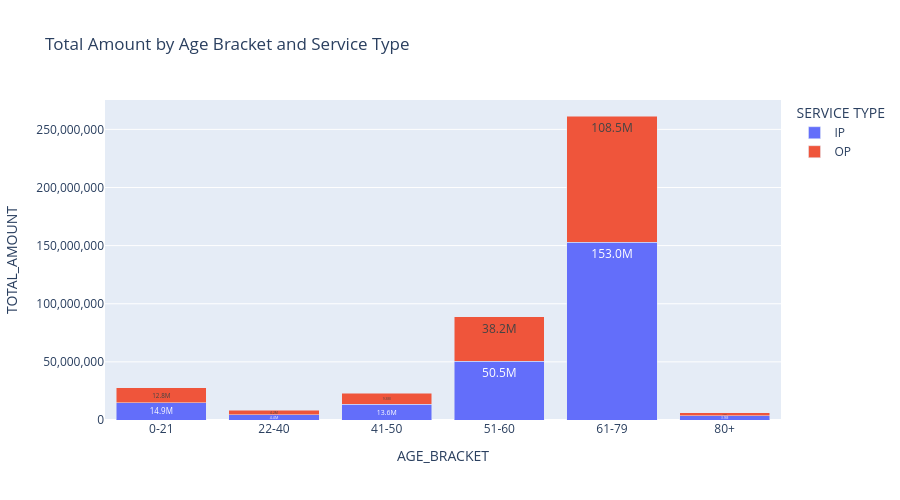
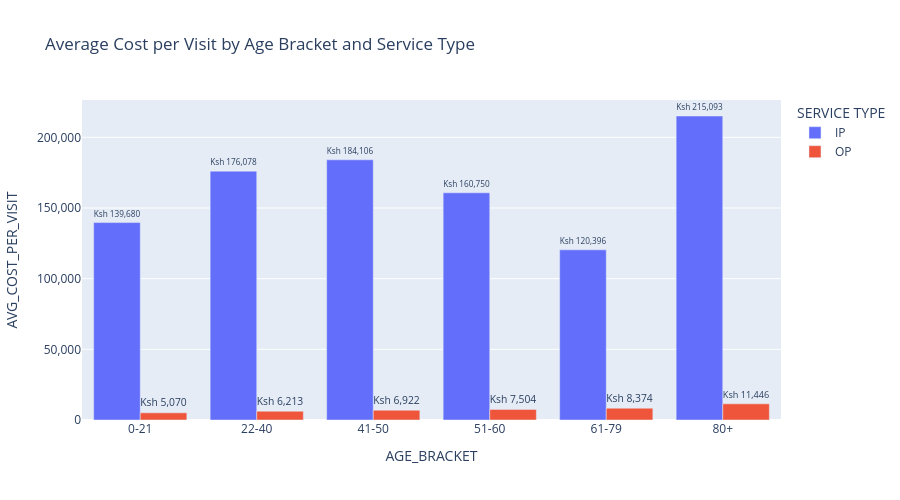

Notebook source saved alongside these figures, in order:
### Markdown cell above
## 6. Age Bracket × Service Type Analysis (with Averages)

For each age bracket, we break down by service type (OP / IP) to see:
- Total amount, unique visits, unique members
- Average cost per visit
- Average cost per member

This helps identify which age groups drive high costs per service type.

### Code cell
# Group by age bracket and service type
age_service = df.groupby(['AGE_BRACKET', 'SERVICE TYPE']).agg(
    TOTAL_AMOUNT=('AMOUNT', 'sum'),
    UNIQUE_VISITS=('VISIT_KEY', 'nunique'),
    UNIQUE_MEMBERS=('MEMBER NUMBER', 'nunique')
).reset_index()

# Compute averages
age_service['AVG_COST_PER_VISIT'] = age_service['TOTAL_AMOUNT'] / age_service['UNIQUE_VISITS']
age_service['AVG_COST_PER_MEMBER'] = age_service['TOTAL_AMOUNT'] / age_service['UNIQUE_MEMBERS']

# Sort for meaningful display
age_service = age_service.sort_values(['AGE_BRACKET', 'SERVICE TYPE'])

# Create a pivot table style display
# We'll create two views: one for amount/visits and one for averages
pivot_amount = age_service.pivot(index='AGE_BRACKET', columns='SERVICE TYPE', values='TOTAL_AMOUNT').fillna(0)
pivot_visits = age_service.pivot(index='AGE_BRACKET', columns='SERVICE TYPE', values='UNIQUE_VISITS').fillna(0)
pivot_members = age_service.pivot(index='AGE_BRACKET', columns='SERVICE TYPE', values='UNIQUE_MEMBERS').fillna(0)
pivot_avg_visit = age_service.pivot(index='AGE_BRACKET', columns='SERVICE TYPE', values='AVG_COST_PER_VISIT').fillna(0)
pivot_avg_member = age_service.pivot(index='AGE_BRACKET', columns='SERVICE TYPE', values='AVG_COST_PER_MEMBER').fillna(0)

# Format for display
def format_ksh(x):
    return f"Ksh {x:,.0f}"

def format_number(x):
    return f"{x:,.0f}"

print("### Total Amount by Age Bracket and Service Type\n")
display(pivot_amount.applymap(format_ksh))

print("\n### Unique Visits by Age Bracket and Service Type\n")
display(pivot_visits.applymap(format_number))

print("\n### Average Cost per Visit (Ksh) by Age Bracket and Service Type\n")
display(pivot_avg_visit.applymap(lambda x: f"Ksh {x:,.2f}"))

print("\n### Average Cost per Member (Ksh) by Age Bracket and Service Type\n")
display(pivot_avg_member.applymap(lambda x: f"Ksh {x:,.2f}"))

# Visualisation: Stacked bar chart of amount by age bracket, split by service type
fig_age_service = px.bar(
    age_service,
    x='AGE_BRACKET',
    y='TOTAL_AMOUNT',
    color='SERVICE TYPE',
    title='Total Amount by Age Bracket and Service Type',
    text=age_service['TOTAL_AMOUNT'].apply(lambda x: f'{x/1e6:.1f}M'),
    barmode='stack'
)
fig_age_service.update_traces(textposition='inside')
fig_age_service.update_layout(yaxis_tickformat=',.0f', height=500)
fig_age_service.show()

# Bar chart for average cost per visit by age bracket
fig_avg_visit = px.bar(
    age_service,
    x='AGE_BRACKET',
    y='AVG_COST_PER_VISIT',
    color='SERVICE TYPE',
    title='Average Cost per Visit by Age Bracket and Service Type',
    barmode='group',
    text=age_service['AVG_COST_PER_VISIT'].apply(lambda x: f'Ksh {x:,.0f}')
)
fig_avg_visit.update_traces(textposition='outside')
fig_avg_visit.update_layout(yaxis_tickformat=',.0f', height=500)
fig_avg_visit.show()

### Figure 1 — Plotly figure (JSON) as saved in the notebook; plotly's stock layout.template omitted (floating-point values rounded to 4 significant figures)
{"data": [{"alignmentgroup": "True", "hovertemplate": "SERVICE TYPE=IP<br>AGE_BRACKET=%{x}<br>TOTAL_AMOUNT=%{y}<br>text=%{text}<extra></extra>", "legendgroup": "IP", "marker": {"color": "#636efa", "pattern": {"shape": ""}}, "name": "IP", "offsetgroup": "IP", "orientation": "v", "showlegend": true, "text": ["14.9M", "4.4M", "13.6M", "50.5M", "153.0M", "3.9M"], "textposition": "inside", "type": "bar", "x": ["0-21", "22-40", "41-50", "51-60", "61-79", "80+"], "xaxis": "x", "y": [14950000.0, 4402000.0, 13620000.0, 50480000.0, 153023543, 3872000.0], "yaxis": "y"}, {"alignmentgroup": "True", "hovertemplate": "SERVICE TYPE=OP<br>AGE_BRACKET=%{x}<br>TOTAL_AMOUNT=%{y}<br>text=%{text}<extra></extra>", "legendgroup": "OP", "marker": {"color": "#EF553B", "pattern": {"shape": ""}}, "name": "OP", "offsetgroup": "OP", "orientation": "v", "showlegend": true, "text": ["12.8M", "4.2M", "9.3M", "38.2M", "108.5M", "2.2M"], "textposition": "inside", "type": "bar", "x": ["0-21", "22-40", "41-50", "51-60", "61-79", "80+"], "xaxis": "x", "y": [12850000.0, 4181000.0, 9331000.0, 38220000.0, 108500000.0, 2186000.0], "yaxis": "y"}], "layout": {"barmode": "stack", "height": 500, "legend": {"title": {"text": "SERVICE TYPE"}, "tracegroupgap": 0}, "title": {"text": "Total Amount by Age Bracket and Service Type"}, "xaxis": {"anchor": "y", "domain": [0, 1], "title": {"text": "AGE_BRACKET"}}, "yaxis": {"anchor": "x", "domain": [0, 1], "tickformat": ",.0f", "title": {"text": "TOTAL_AMOUNT"}}}}

### Figure 2 — Plotly figure (JSON) as saved in the notebook; plotly's stock layout.template omitted (floating-point values rounded to 4 significant figures)
{"data": [{"alignmentgroup": "True", "hovertemplate": "SERVICE TYPE=IP<br>AGE_BRACKET=%{x}<br>AVG_COST_PER_VISIT=%{y}<br>text=%{text}<extra></extra>", "legendgroup": "IP", "marker": {"color": "#636efa", "pattern": {"shape": ""}}, "name": "IP", "offsetgroup": "IP", "orientation": "v", "showlegend": true, "text": ["Ksh 139,680", "Ksh 176,078", "Ksh 184,106", "Ksh 160,750", "Ksh 120,396", "Ksh 215,093"], "textposition": "outside", "type": "bar", "x": ["0-21", "22-40", "41-50", "51-60", "61-79", "80+"], "xaxis": "x", "y": [139700.0, 176100.0, 184100.0, 160700.0, 120400.0, 215100.0], "yaxis": "y"}, {"alignmentgroup": "True", "hovertemplate": "SERVICE TYPE=OP<br>AGE_BRACKET=%{x}<br>AVG_COST_PER_VISIT=%{y}<br>text=%{text}<extra></extra>", "legendgroup": "OP", "marker": {"color": "#EF553B", "pattern": {"shape": ""}}, "name": "OP", "offsetgroup": "OP", "orientation": "v", "showlegend": true, "text": ["Ksh 5,070", "Ksh 6,213", "Ksh 6,922", "Ksh 7,504", "Ksh 8,374", "Ksh 11,446"], "textposition": "outside", "type": "bar", "x": ["0-21", "22-40", "41-50", "51-60", "61-79", "80+"], "xaxis": "x", "y": [5070.0, 6213.0, 6922.0, 7504.0, 8374.0, 11450.0], "yaxis": "y"}], "layout": {"barmode": "group", "height": 500, "legend": {"title": {"text": "SERVICE TYPE"}, "tracegroupgap": 0}, "title": {"text": "Average Cost per Visit by Age Bracket and Service Type"}, "xaxis": {"anchor": "y", "domain": [0, 1], "title": {"text": "AGE_BRACKET"}}, "yaxis": {"anchor": "x", "domain": [0, 1], "tickformat": ",.0f", "title": {"text": "AVG_COST_PER_VISIT"}}}}
